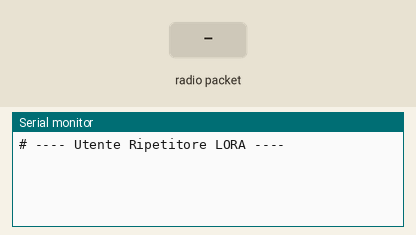
This sketch was run on a simulated Arduino Uno, built with avr-gcc and run on an emulated ATmega328P. On the bench: the last lines printed to the serial monitor. The test bench sets the inputs (shaded band). No radio packets arrive unless stated.

Above: at 3.0 s.
3.1 s: radio packet "1" arrives
At 3.9 s:
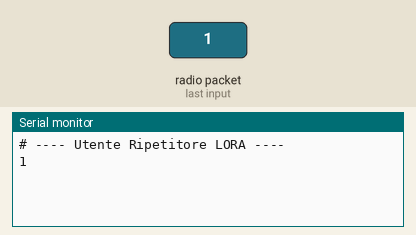
4.8 s: radio packet "0" arrives
At 6.1 s:
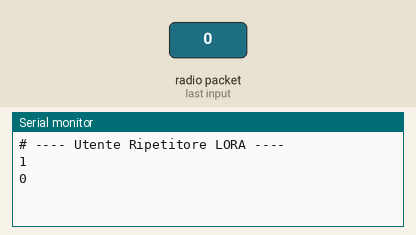
6.3 s: radio packet "2" arrives
At 8.3 s:
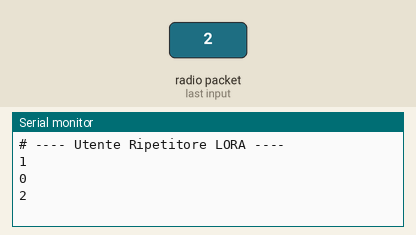

The sketch:

LORA_repeater_user.ino
```cpp
#include <RHReliableDatagram.h>
#include <RH_RF95.h>
#include <SPI.h>

#define MY_ADDRESS 2
#define TARGET_ADDRESS 1
#define MAX_LEN 40

RH_RF95 driver;
RHReliableDatagram manager(driver, MY_ADDRESS);

bool check = 0;
uint8_t data[MAX_LEN];
uint8_t buf[RH_RF95_MAX_MESSAGE_LEN];

String outstr = "";
byte i;
int SNR = 0;
char ricevuto[MAX_LEN];
int count = 0;

void setup() {

  Serial.begin(9600);

  manager.init();

  driver.setTxPower(23, false);

  Serial.println("# ---- Utente Ripetitore LORA ----\n");

}

void loop() {

  count ++;

  //**********************************SPEDIZIONE

  outstr = "";
  outstr.concat(count);
  outstr.concat(",");
  outstr.concat(SNR);
  outstr.getBytes(data, outstr.length()+10);

  //Serial.print("# Messaggio da spedire: ");
  //Serial.println((char*)data);
  //Serial.println("# Provo a spedire...");

  // Spedisco la stringa all'indirizzo e vedo se l'invio è andato a buon fine
  check = manager.sendtoWait(data, sizeof(data), TARGET_ADDRESS);

  if (check) {
    //Serial.println("# Invio riuscito!");
  } else {
    //Serial.println("# Invio fallito!");
  }

  delay(1000);

  //**********************************RICEZIONE

  if (manager.available()) {

    //Serial.println("# Manager available");

    uint8_t len = sizeof(buf);
    uint8_t from;

    check = manager.recvfromAckTimeout(buf, &len, 2000, &from);

    if (check) {

      //Serial.print("# Ricevuto messaggio da : 0x");
      //Serial.println(from, HEX);
      Serial.println((char*)buf);

      SNR = driver.lastSNR();

    } else {

      //Serial.print("# Ricezione fallita");

    }

  delay(1000);

  } // Manager available

}
```

Measured:
- after the input at 3.1 s, the serial monitor: prints a new line after 0.20 s (image 1)
- after the input at 4.8 s, the serial monitor: prints a new line after 0.60 s (image 2)
- after the input at 6.3 s, the serial monitor: prints a new line after 1.2 s (image 3)
